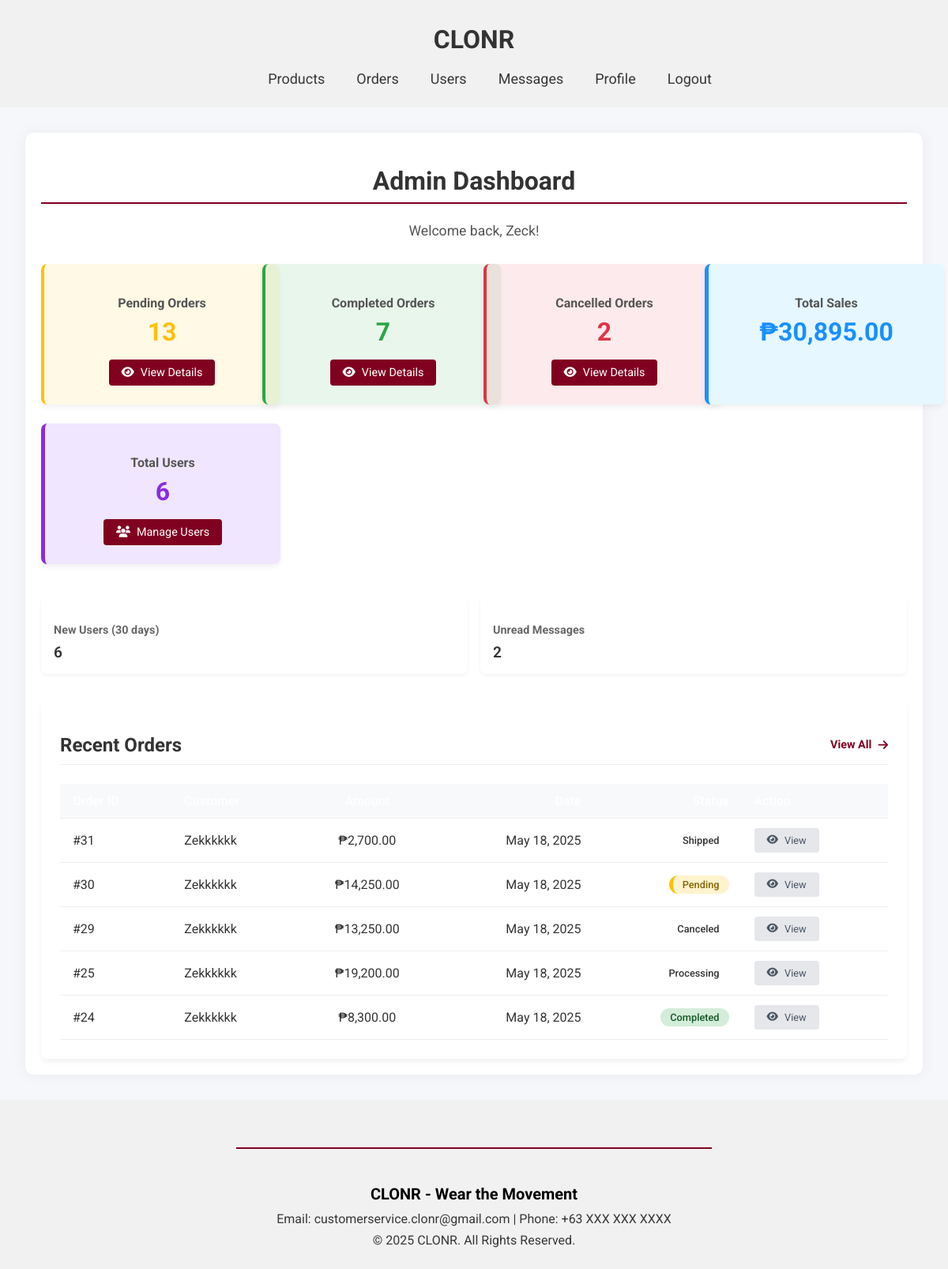
The app's page /admin/admindashboard.php (signed in), older data.
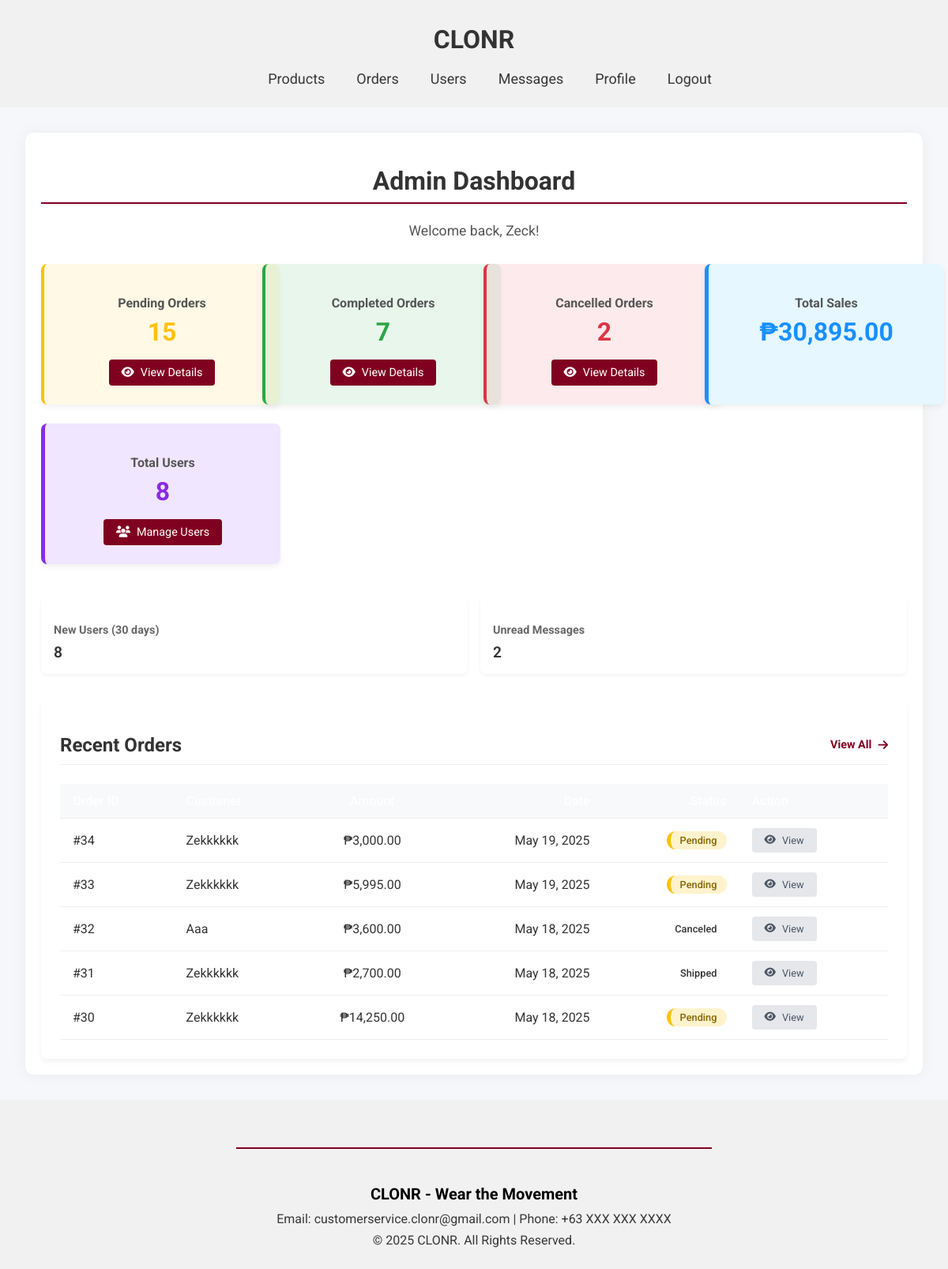
The same page, newer data.
### tables this page shows
CREATE TABLE `orders` (
  `id` int(100) NOT NULL,
  `user_id` int(100) NOT NULL,
  `name` varchar(100) NOT NULL,
  `number` int(11) NOT NULL,
  `email` varchar(100) NOT NULL,
  `method` varchar(50) NOT NULL,
  `address` varchar(500) NOT NULL,
  `total_products` varchar(1000) NOT NULL,
  `total_price` float(10,2) NOT NULL,
  `placed_on` datetime NOT NULL DEFAULT current_timestamp(),
  `payment_status` varchar(20) NOT NULL DEFAULT 'Pending'
);

CREATE TABLE `users` (
  `id` int(100) NOT NULL,
  `name` varchar(100) NOT NULL,
  `email` varchar(100) NOT NULL,
  `password` varchar(100) NOT NULL,
  `user_type` varchar(20) NOT NULL DEFAULT 'user',
  `verification_token` varchar(255) DEFAULT NULL,
  `is_verified` tinyint(1) DEFAULT 0,
  `image` varchar(100) NOT NULL,
  `phone` varchar(15) DEFAULT NULL,
  `created_acc` timestamp NOT NULL DEFAULT current_timestamp(),
  `Status` varchar(10) NOT NULL DEFAULT 'Active',
  `balance` decimal(65,0) NOT NULL,
  `money` decimal(65,0) NOT NULL
);

### admin/admindashboard.php (the view, shortened to what the changed rows need)
<?php
require_once '../config.php';
try {
    function countOrdersByStatus($conn, $status) {
        $stmt = $conn->prepare("SELECT COUNT(*) FROM orders WHERE payment_status = :status");
        $stmt->bindParam(':status', $status);
        $stmt->execute();
        return $stmt->fetchColumn();
    }
    $pending_count = countOrdersByStatus($conn, 'pending');
    $stmt = $conn->prepare("SELECT o.*, u.name as customer_name FROM orders o JOIN users u ON o.user_id = u.id ORDER BY id  desc LIMIT 5");
    $stmt->execute();
    $recent_orders = $stmt->fetchAll(PDO::FETCH_ASSOC);
    $total_users_stmt = $conn->query("SELECT COUNT(*) FROM users WHERE user_type = 'user'");
    $total_users = $total_users_stmt->fetchColumn();
    $new_users_stmt = $conn->query("SELECT COUNT(*) FROM users WHERE user_type = 'user' AND created_acc >= DATE_SUB(NOW(), INTERVAL 1 MONTH)");
    $new_users = $new_users_stmt->fetchColumn();
} catch (PDOException $e) {
    die("Database error: " . $e->getMessage());
}
?>
<!DOCTYPE html>
<html lang="en">
    <head>
        <link rel="stylesheet" href="../global.css"/>
        <link rel="stylesheet" href="admin.css">
        <link rel="stylesheet" href="https://cdnjs.cloudflare.com/ajax/libs/font-awesome/6.4.0/css/all.min.css">
    </head>
    <body>
        <header>
          <div class="container">
            <a href="admindashboard.php"><h1 class="title">CLONR</h1></a>
        </header>
        <main class="admin-main">
            <div class="admin-container">
                <h1 class="admin-title">Admin Dashboard</h1>
                <div class="stats-container">
                    <div class="stat-card pending">
                        <h3>Pending Orders</h3>
                        <p class="stat-number"><?= $pending_count ?></p>
                        <a href="order.php?status=pending&search=&sort=id&order=ASC" class="stat-link">
                            <i class="fas fa-eye"></i> View Details
                        </a>
                    </div>
                    <div class="stat-card users">
                        <h3>Total Users</h3>
                        <p class="stat-number"><?= $total_users ?></p>
                        <a href="users.php" class="stat-link">
                            <i class="fas fa-users"></i> Manage Users
                        </a>
                    </div>
                </div>
                <div class="quick-stats">
                    <div class="quick-stat">
                        <h4>New Users (30 days)</h4>
                        <p><?= $new_users ?></p>
                    </div>
                </div>
                <div class="recent-orders">
                    <h2>
                        Recent Orders
                        <a href="order.php">
                            View All <i class="fas fa-arrow-right"></i>
                        </a>
                    </h2>
                    <table>
                        <thead>
                            <tr>
                                <th>Order ID</th>
                                <th>Customer</th>
                                <th>Amount</th>
                                <th>Date</th>
                                <th>Status</th>
                                <th>Action</th>
                            </tr>
                        </thead>
                        <tbody>
                            <?php foreach ($recent_orders as $order): ?>
                            <tr>
                                <td>#<?= htmlspecialchars($order['id']) ?></td>
                                <td><?= htmlspecialchars($order['customer_name']) ?></td>
                                <td>₱<?= htmlspecialchars(number_format($order['total_price'], 2)) ?></td>
                                <td><?= htmlspecialchars(date('M d, Y', strtotime($order['placed_on']))) ?></td>
                                <td><span class="status <?= htmlspecialchars($order['payment_status']) ?>"><?= ucfirst(htmlspecialchars($order['payment_status'])) ?></span></td>
                                <td><a href="order_details.php?id=<?= $order['id'] ?>" class="action-btn"><i class="fas fa-eye"></i> View</a></td>
                            </tr>
                            <?php endforeach; ?>
                        </tbody>
                    </table>
                </div>
            </div>
        </main>
        <footer>
        <div class="footer-content">
            <h2>CLONR - Wear the Movement</h2>
        </div>
        </footer>
    </body>
</html>

Row changes from the older to the newer data that the page shows:
no longer on this page (row unchanged): orders: id "29", user.name "Zekkkkkk", total_price "13,250.00", placed_on "May 18, 2025", payment_status "Canceled"
no longer on this page (row unchanged): orders: id "25", user.name "Zekkkkkk", total_price "19,200.00", placed_on "May 18, 2025", payment_status "Processing"
no longer on this page (row unchanged): orders: id "24", user.name "Zekkkkkk", total_price "8,300.00", placed_on "May 18, 2025", payment_status "Completed"
added orders: id "34", user.name "Zekkkkkk", total_price "3,000.00", placed_on "May 19, 2025", payment_status "Pending"
added orders: id "33", user.name "Zekkkkkk", total_price "5,995.00", placed_on "May 19, 2025", payment_status "Pending"
added orders: id "32", user.name "Aaa", total_price "3,600.00", placed_on "May 18, 2025", payment_status "Canceled"
Text that changed along with them:
$pending_count: "13" → "15"
$total_users: "6" → "8"
$new_users: "6" → "8"
